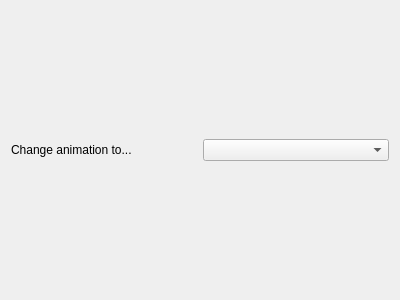
<?xml version="1.0" encoding="UTF-8"?>
<ui version="4.0">
 <class>Form</class>
 <widget class="QWidget" name="Form">
  <property name="geometry">
   <rect>
    <x>0</x>
    <y>0</y>
    <width>400</width>
    <height>300</height>
   </rect>
  </property>
  <property name="windowTitle">
   <string>Form</string>
  </property>
  <layout class="QHBoxLayout" name="horizontalLayout">
   <item>
    <widget class="QLabel" name="label">
     <property name="text">
      <string>Change animation to...</string>
     </property>
    </widget>
   </item>
   <item>
    <widget class="QComboBox" name="combobox_animslist"/>
   </item>
  </layout>
 </widget>
 <resources/>
 <connections/>
</ui>
